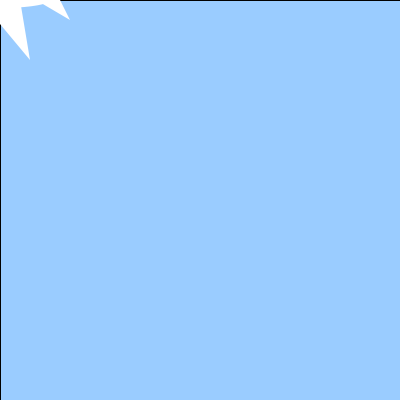
Frame 1 (no input)
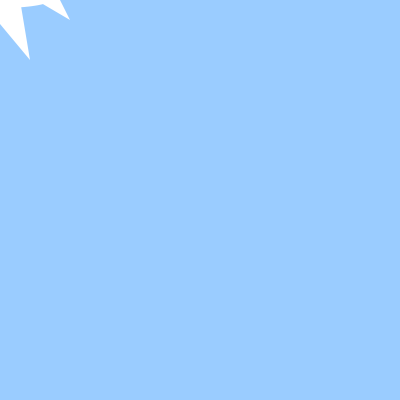
Frame 60 (the mouse pressed at the canvas centre just before this capture)
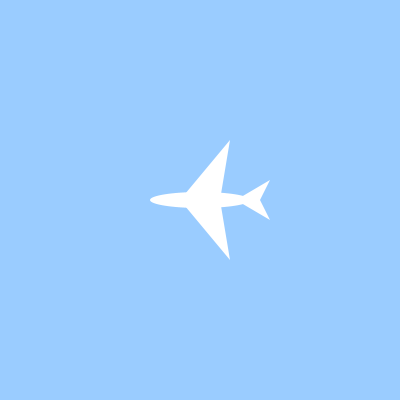
Frame 120 (the mouse held since frame 60 and released just before this capture)

The Processing sketch that drew these frames (run headless with seeded random() and noise(); from frame 60 on, the mouse is pressed at the canvas centre):

// Processing sketch: processing_87499
// ── processing_87499.pde

//Min Kyung Kim, minkyunk@andrew.cmu.edu
//Homework5
//Copyright January 2013. All rights reserved.

float x, y, wd, ht;
color col;

void setup ( ) {
  size ( 400, 400 );
  background ( 255 );
  smooth ( );
  col = color (200, 200, random (255));
  
  x = 200;
  y = 200;
  wd = 200;
  ht = 200;
}

void draw ( ) {
  fill ( 154, 204, 255);
  rect ( 0, 0, width, height );
  
  fill (col);
  figure (mouseX, mouseY, wd, ht);
}

void figure (float fx, float fy, float fwd, float fht ) {
  noStroke ( );
  fill (col);
  fill (255);

  if (keyPressed == true) {
    if (key == 'c') {
      fill (col);
    } if (key == ' ') {
      wd = 1.05 * wd;
      ht = 1.05 * ht;
    } if (key == 'b') {
      wd = 0.95 * wd;
      ht = 0.95 * ht;
    }
  }
  
  ellipse ( fx, fy, fwd * .5, fht * .08 );
  triangle ( fx + (fwd * .18), fy, fx + (fwd * .35), fy - (fht * .1), fx + (fwd * .3), fy );
  triangle ( fx + (fwd * .18), fy, fx + (fwd * .35), fy + (fht * .1), fx + (fwd * .3), fy );
  triangle ( fx - (fwd * .1), fy, fx + (fwd * .15), fy - (fht *.3), fx + (fwd * .1), fy);
  triangle ( fx - (fwd * .1), fy, fx + (fwd * .15), fy + (fht *.3), fx + (fwd * .1), fy);

}
